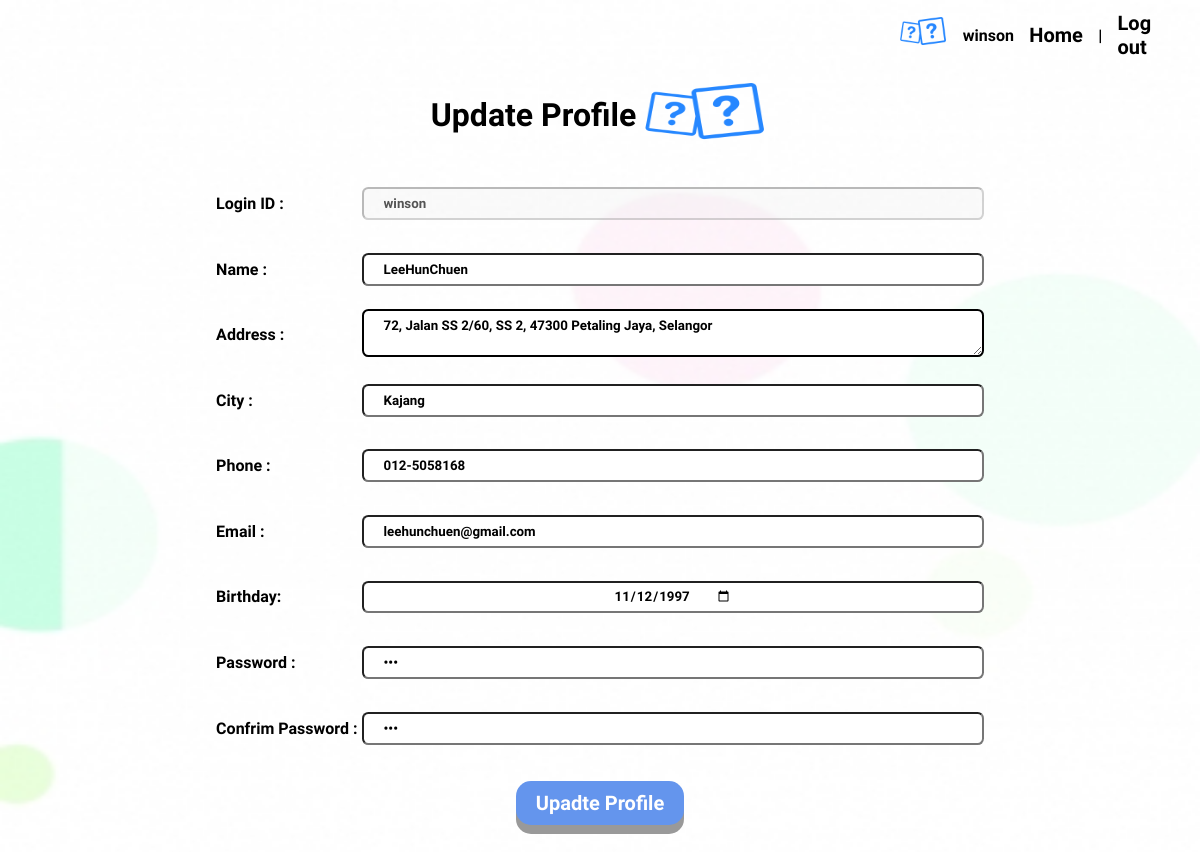
Page /userUpdateProfile1.php (signed in) on the committed database.
### tables this page shows
CREATE TABLE `quizregisterpage` (
  `id` int(6) UNSIGNED NOT NULL,
  `loginid` varchar(30) NOT NULL,
  `username` varchar(30) NOT NULL,
  `address` varchar(300) NOT NULL,
  `city` varchar(30) NOT NULL,
  `phone` varchar(30) NOT NULL,
  `email` varchar(30) NOT NULL,
  `birthday` varchar(50) DEFAULT NULL,
  `password` varchar(100) DEFAULT NULL,
  `confrimpassword` varchar(100) DEFAULT NULL
);

### userUpdateProfile1.php (the view, shortened to what this page needs)
<!DOCTYPE html>
<html>
<head>
</head>
<body>
 <?php include "menu.php"?>
 <?php
  include "database.php";
  $user_check=$_SESSION['loginid'];
  $ses_sql=mysqli_query($con,"select id from quizregisterpage where loginid='$user_check'");
  $row=mysqli_fetch_array($ses_sql,MYSQLI_ASSOC);
  $loggedin_id=$row['id'];
  $result=mysqli_query($con,"SELECT * FROM quizregisterpage WHERE id = $loggedin_id");
  while($row=mysqli_fetch_array($result)){
  ?>
  <center>
    <form method="post">
        <div class="reg-Title">
          <table>
            <tr>
              <td><h1>Update Profile</h1></td><td><img src="images/picture1.png" width="129" height="100"></td>
            </tr>
          </table>
         <table>
          <tr><td><h4>Login ID : </h4></td><td><input type="loginid" name="LoginId" disabled value="<?php echo $row['loginid']?>" minlength="4" maxlength="8" required></td></tr>
          <tr><td><h4>Name : </h4></td><td><input type="username" name="Username" value="<?php echo $row['username']?>" required></td></tr>
          <tr><td><h4>Address : </h4></td><td><textarea type="address" name="Address" required><?php echo $row['address'] ?></textarea></td></tr>
          <tr><td><h4>City : </h4></td><td><input type="city" name="City" value="<?php echo $row['city']?>" required></td></tr>
          <tr><td><h4>Phone : </h4></td><td><input type="tel" name="Phone" placeholder="123-4567678"pattern="[0-9]{3}-[0-9]{7}" value="<?php echo $row['phone']?>" required></td></tr>
          <tr><td><h4>Email : </h4></td><td><input type="email" name="Email" value="<?php echo $row['email']?>" required></td></tr>
          <tr><td><h4>Birthday: </h4></td><td><input type="date" name="bday" value="<?php echo $row['birthday']?>" required>
          </td></tr>
          <tr><td><h4>Password : </h4></td><td>
          <div <?php if (isset($password_error)): ?> class="form_error" <?php endif ?> >
            <input type="password" name="Password" value="<?php echo $row['password']?>" required>
          </div></td></tr>
          <tr><td><h4>Confrim Password : </h4></td><td>
          <div <?php if (isset($password_error)): ?> class="form_error" <?php endif ?> >
            <input type="password" name="CPassword" value="<?php echo $row['confrimpassword']?>" required>
          </div></td></tr>
        </table>
        <br>
        <input class="button" type="submit" value="Upadte Profile">
    </form>
<?php
}
?>
</body>
</html>

### userUpdateProfile1.php (style rules this page uses)
html { background-repeat: no-repeat; background-size: 1600px 980px; height:980px; background-image:url("images/background1.jpg"); }
body { margin: 0; font-family: 'Yeseva One', cursive; }
* { font-family: 'Merienda One', cursive; font-weight: bold; }
input[type=username] { border-radius: 0.4rem; width: 100%; padding: 7px 20px; box-sizing: border-box; }
input[type=loginid] { border-radius: 0.4rem; width: 100%; padding: 7px 20px; box-sizing: border-box; }
input[type=password] { border-radius: 0.4rem; width: 100%; padding: 7px 20px; box-sizing: border-box; }
input[type=email] { border-radius: 0.4rem; width: 100%; padding: 7px 20px; box-sizing: border-box; }
textarea[type=address] { border-radius: 0.4rem; border: 2px solid black; width: 100%; padding: 7px 20px; box-sizing: border-box; }
input[type=city] { border-radius: 0.4rem; width: 100%; padding: 7px 20px; box-sizing: border-box; }
input[type=tel] { border-radius: 0.4rem; width: 100%; padding: 7px 20px; box-sizing: border-box; }
input[type=date] { border-radius: 0.4rem; padding: 5px 250px; box-sizing: border-box; }
.button { padding: 10px 20px; font-size: 20px; text-align: center; cursor: pointer; outline: none; color: #fff; background-color: #6495ED; border: none; border-radius: 15px; box-shadow: 0 9px #999; }
body h1 { margin:0; }
.reg-Title { padding: 5% 0 }

### menu.php (style rules this page uses)
* { font-family: 'Merienda One', cursive; font-weight: bold; }

### rows in the picture
quizregisterpage: LoginId "winson", Username "LeeHunChuen", Address "72, Jalan SS 2/60, SS 2, 47300 Petaling Jaya, Selangor", City "Kajang", Phone "012-5058168", Email "leehunchuen@gmail.com", bday "11/12/1997"

### other values in the picture
$_SESSION['loginid'] "winson"
